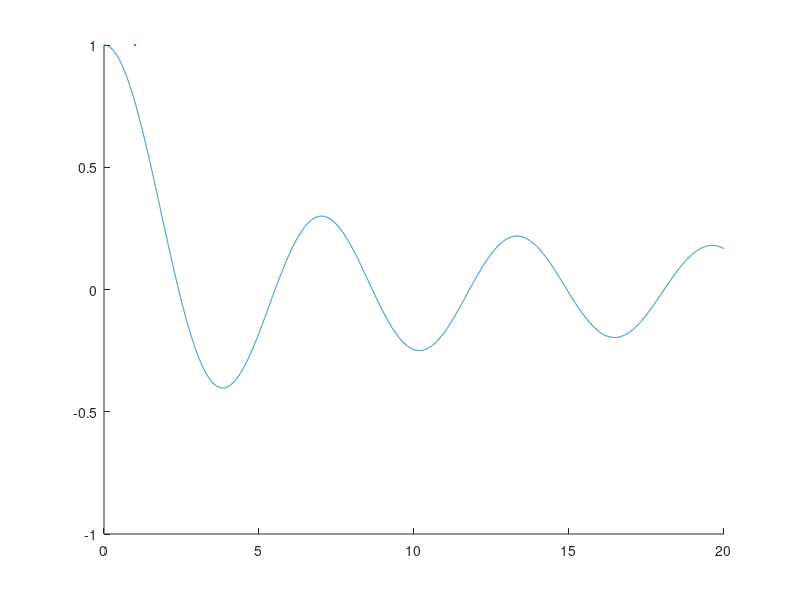

This chart was generated by the following MATLAB code: (Note: this script raises an error after producing the figure.)
x = 0 : .001 : 20;
NU = 0 : 3;

figure
hold on
for nu = NU
    lincomp(plot(x, besselj(nu, x), LineWidth=1), ylim=[-.6 1])
end
grid on
xlabel('$x$', Interpreter='latex')
ylim([-0.6, 1])
pad_legend(legend("$J_{"+NU+"}(x)$", Interpreter='latex'));
exportgraphics(gca, '../BesselJ.pdf', ContentType='vector', BackgroundColor='none')

figure
hold on
for nu = NU
    lincomp(plot(x, besseljp(nu, x), LineWidth=1), ylim=[-.8 .8])
end
grid on
xlabel('$x$', Interpreter='latex')
ylim([-0.8, 0.8])
pad_legend(legend("$J'_{"+NU+"}(x)$", Interpreter='latex'));
exportgraphics(gca, '../BesselJp.pdf', ContentType='vector', BackgroundColor='none')

figure
hold on
for nu = NU
    lincomp(plot(x, bessely(nu, x), LineWidth=1), ylim=[-1 .6])
end
grid on
xlabel('$x$', Interpreter='latex')
ylim([-1, 0.6])
pad_legend(legend("$Y_{"+NU+"}(x)$", Interpreter='latex', Location='southeast'));
exportgraphics(gca, '../BesselY.pdf', ContentType='vector', BackgroundColor='none')
